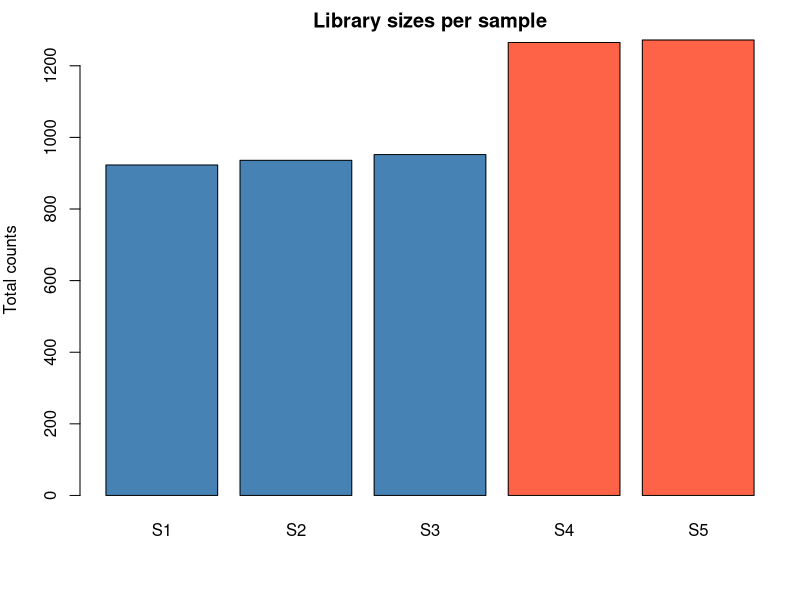

Source code (R):
#-------------------------------------------------------------------------------
# Exploratory RNA-seq Mini Analysis Workflow
# Purpose: Demonstrate stepwise RNA-seq style analysis
# Dataset: 6 genes × 5 samples (3 Healthy, 2 TB)
#-------------------------------------------------------------------------------

set.seed(123)

# 0) Create dataset 
# -----------------------------
counts <- matrix(
  c(
    50,  55,  52, 120, 130,
    300, 280, 310, 200, 190,
    15,  14,  16,  17,  15,
    400, 420, 410, 800, 820,
    150, 160, 155, 120, 110,
    8,   7,   9,   8,   7
  ),
  nrow = 6, byrow = TRUE
)

rownames(counts) <- paste0("G", 1:6)
colnames(counts) <- paste0("S", 1:5)

samples <- data.frame(
  SampleID  = paste0("S", 1:5),
  Condition = c("Healthy", "Healthy", "Healthy", "TB", "TB"),
  stringsAsFactors = FALSE
)

# 1) Inspect dataset structure 
# -----------------------------
dim(counts)         # dimensions (genes x samples)
rownames(counts)    # gene IDs
colnames(counts)    # sample IDs
str(samples)        # metadata structure
samples             # full metadata table

# 2) Per-gene mean & SD; top 2 most variable  
# -----------------------------
# Calculate mean and standard deviation for each gene across all samples
gene_mean <- apply(counts, 1, mean)
gene_sd   <- apply(counts, 1, sd)

# Combine results into a summary table
gene_stats <- data.frame(
  Gene = rownames(counts),
  Mean = round(gene_mean, 2),
  SD   = round(gene_sd, 2)
)
gene_stats   # view per-gene mean and SD

# Identify the top 2 most variable genes (highest SD)
top2_var <- head(gene_stats[order(-gene_stats$SD), ], 2)
top2_var

# 3) Per-sample totals (library size)  
# -----------------------------
# Compute total counts per sample (column sums)
sample_totals <- colSums(counts)
sample_totals

# Identify which sample has the highest total (largest library size)
names(which.max(sample_totals))

# 4) Gene x Condition mean  
# -----------------------------
# Compute mean expression per gene within each condition (Healthy vs TB)
gene_cond_means <- tapply(
  counts,
  list(
    rep(rownames(counts), ncol(counts)),
    rep(samples$Condition, each = nrow(counts))
  ),
  mean
)
gene_cond_means

# 5) Genes upregulated in TB  
# -----------------------------
# Select genes where TB mean > Healthy mean
up_in_TB <- rownames(counts)[gene_cond_means[, "TB"] > gene_cond_means[, "Healthy"]]
up_in_TB

# 6) Largest fold change proxy (TB/Healthy)  
# -----------------------------
# Safe division to avoid division by zero
safe_div <- function(tb, healthy) {
  if (healthy == 0) return(if (tb > 0) Inf else NA)
  tb / healthy
}

# Compute fold-change proxy for each gene
safe_fc <- mapply(
  safe_div,
  tb = gene_cond_means[, "TB"],
  healthy = gene_cond_means[, "Healthy"]
)

# Preserve gene names
names(safe_fc) <- rownames(gene_cond_means)

# Round for readability
safe_fc <- round(safe_fc, 3)

# Subset to only upregulated genes
fc_up <- safe_fc[up_in_TB]

# Identify gene with largest fold-change
if (length(fc_up)) {
  top_fc_gene  <- names(which.max(fc_up))
  top_fc_value <- max(fc_up)
} else {
  top_fc_gene  <- NA
  top_fc_value <- NA
}

safe_fc
fc_up
top_fc_gene
top_fc_value

# 7) Label samples HighLoad vs Normal  
# -----------------------------
# Define HighLoad as samples with total counts above the median
median_total <- median(sample_totals)
LoadLabel <- ifelse(sample_totals > median_total, "HighLoad", "Normal")

# Add total counts and load label to the sample metadata
samples$Total     <- sample_totals[samples$SampleID]
samples$LoadLabel <- LoadLabel[samples$SampleID]
samples

# 8) Table(condition, HighLoad)  
# -----------------------------
# Cross-tabulate condition vs load label
tab_cond_load <- table(samples$Condition, samples$LoadLabel)
tab_cond_load

# 9) Row-standardized counts (subtract row mean)  
# -----------------------------
# Center each gene’s expression by subtracting its mean
# This highlights relative up/down shifts across samples
row_centered <- counts - gene_mean
row_centered

# 10) Build list rna_seq; extract TB mean for G3  
# -----------------------------
# Store counts, samples, and condition means in a list
rna_seq <- list(
  counts = counts,
  samples = samples,
  gene_cond_means = gene_cond_means
)

# Extract the TB mean for gene G3 using nested indexing
rna_seq$gene_cond_means["G3", "TB"]

# 11) Gene with highest single value 
# -----------------------------
max_val <- max(counts)
pos <- which(counts == max_val, arr.ind = TRUE)

rownames(counts)[pos[1, "row"]]   # gene with max
colnames(counts)[pos[1, "col"]]   # sample with max
max_val

# 12) Per-condition total counts 
# -----------------------------
# Sum total counts across all samples within each condition (Healthy vs TB)
cond_totals <- tapply(colSums(counts), samples$Condition, sum)

# View the total counts per condition
cond_totals

# Identify which condition has the higher overall total expression
names(which.max(cond_totals))

# 13) Low-count filtering (<5 -> 0)
# -----------------------------

# Replace all counts < 5 with 0 to simulate low-count filtering.
# Count how many entries were affected.
counts_filtered <- counts
changed <- sum(counts_filtered < 5)
counts_filtered[counts_filtered < 5] <- 0

changed          # number of entries changed
counts_filtered  # filtered matrix

# 14) Recompute per-gene mean after filtering
# -----------------------------
# Compare top-mean gene before vs after filtering.
gene_mean_after <- apply(counts_filtered, 1, mean)
round(gene_mean_after, 3)

names(which.max(gene_mean))        # top mean gene before filtering
names(which.max(gene_mean_after))  # top mean gene after filtering

# 15) Reorder columns by condition (Healthy first, then TB)
# -----------------------------
# Create an ordering factor for samples by condition.
order_by_cond <- order(factor(samples$Condition, levels = c("Healthy", "TB")))
ordered_samples <- samples$SampleID[order_by_cond]

# Reorder the counts matrix accordingly.
counts_reordered <- counts[, ordered_samples, drop = FALSE]
colnames(counts_reordered)

# 16) Gene max–min range; most dynamic gene
# -----------------------------
# Compute the range (max - min) of expression for each gene.
gene_range <- apply(counts, 1, function(x) max(x) - min(x))
gene_range

# Identify the gene with the largest dynamic range.
names(which.max(gene_range))

# 17) Barplot of per-sample totals
# -----------------------------
# Visualize library sizes per sample.
op <- par(mar = c(5,4,2,1))
barplot(sample_totals,
        main = "Library sizes per sample",
        ylab = "Total counts",
        col = c(rep("steelblue", 3), rep("tomato", 2)))
par(op)

# 18) Rename gene G2 to G2A
# -----------------------------
# Update rownames to reflect new gene ID.
rownames(counts)[rownames(counts) == "G2"] <- "G2A"
rownames(counts)

# 19) Remove lowest-mean gene
# -----------------------------
# Identify the lowest-mean gene and remove it from the counts matrix.
lowest_mean_gene <- names(which.min(gene_mean))
counts_pruned <- counts[setdiff(rownames(counts), lowest_mean_gene), , drop = FALSE]

lowest_mean_gene  # removed gene
counts_pruned     # pruned matrix

# Justification:
# Very low-expression genes often add noise, reduce statistical power,
# and inflate multiple-testing burden. Removing them can improve
# downstream normalization and differential expression analysis.

# 20) Conclusion
# -----------------------------
# Build unified summary table
gene_summary <- data.frame(
  Gene = rownames(counts),
  Mean = round(gene_mean, 2),
  SD = round(gene_sd, 2),
  HealthyMean = round(gene_cond_means[, "Healthy"], 2),
  TBMean = round(gene_cond_means[, "TB"], 2),
  FoldChange = round(safe_fc, 3),
  Range = gene_range,
  UpregulatedInTB = rownames(counts) %in% up_in_TB,
  row.names = NULL   # <- prevents genes from appearing twice
)

# View the full table
gene_summary

# Save the summary table to CSV
write.csv(gene_summary, file = "gene_summary.csv", row.names = FALSE)


